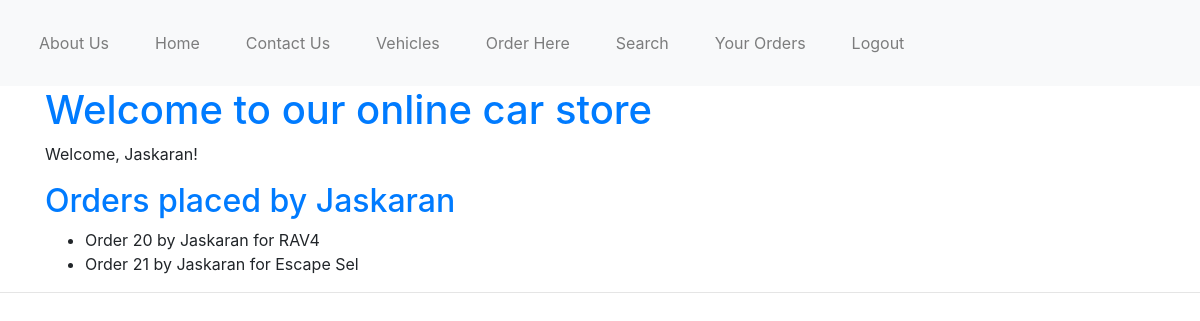
The app's page /list_of_orders/ (signed in) with its own data.
### carapp/models.py (models this page shows, shortened)
class OrderVehicle(models.Model):
    ORDER_STATUS_CHOICES = [
        (0, 'Cancelled'),
        (1, 'Placed'),
        (2, 'Shipped'),
        (3, 'Delivered'),
    ]
    vehicle = models.ForeignKey(Vehicle, on_delete=models.CASCADE)
    buyer = models.ForeignKey(Buyer, on_delete=models.CASCADE)
    quantity = models.PositiveIntegerField()
    order_status = models.IntegerField(choices=ORDER_STATUS_CHOICES, default=1)
    last_updated = models.DateField(auto_now=True)
    def __str__(self):
        return f'Order {self.id} by {self.buyer.username} for {self.vehicle.car_name}'

class Vehicle(models.Model):
    car_type = models.ForeignKey(CarType, related_name='vehicles', on_delete=models.CASCADE)
    car_name = models.CharField(max_length=200)
    car_price = models.DecimalField(max_digits=10, decimal_places=2)
    inventory = models.PositiveIntegerField(default=10)
    instock = models.BooleanField(default=True)
    description = models.TextField(blank=True)
    CRUISE_CONTROL = 'CC'
    AUDIO_INTERFACE = 'AI'
    AIRBAGS = 'AB'
    AIR_CONDITIONING = 'AC'
    SEAT_HEATING = 'SH'
    PARK_ASSIST = 'PA'
    POWER_STEERING = 'PS'
    REVERSING_CAMERA = 'RC'
    AUTO_START_STOP = 'AS'
    FEATURE_CHOICES = (
        (CRUISE_CONTROL, 'Cruise Control'),
        (AUDIO_INTERFACE, 'Audio Interface'),
        (AIRBAGS, 'Airbags'),
        (AIR_CONDITIONING, 'Air Conditioning'),
        (SEAT_HEATING, 'Seat Heating'),
        (PARK_ASSIST, 'Park Assist'),
        (POWER_STEERING, 'Power Steering'),
        (REVERSING_CAMERA, 'Reversing Camera'),
        (AUTO_START_STOP, 'Auto Start/Stop'),
    )
    features = models.CharField(max_length=2, choices=FEATURE_CHOICES, blank=True)

### carapp/views.py (the view)
# urls.py: path('list_of_orders/', views.list_of_orders, name='list_of_orders'),
@login_required
def list_of_orders(request):
    user = request.user
    if request.user.is_authenticated:
        request.session.set_expiry(settings.EXPIRY_LIMIT)
        request.session['session_expired_message'] = 'Your Session is Expired, Login Again'
    if hasattr(user, 'buyer'):
        orders = OrderVehicle.objects.filter(buyer=request.user)
        print(orders)
        return render(request, 'list_of_orders.html', {'orders': orders})
    else:
        return render(request, 'list_of_orders.html', {'message': 'You are not registered'})

### templates/list_of_orders.html (shortened to what this page needs)
{% extends 'base.html' %}
{% block body_block %}
{% if orders %}
    <h2 class="text-primary">Orders placed by {{ request.user.username }}</h2>
    <ul>
        {% for order in orders %}
            <li>{{ order }}</li>
        {% endfor %}
    </ul>
{% else %}
    <p>{{ message }}</p>
{% endif %}
{% endblock %}

### templates/base.html (shortened to what this page needs)
<!DOCTYPE html>
{% load static %}
<html>
<head>
  <link rel="stylesheet" type="text/css" href="{% static 'carapp/style.css' %}">
  <link rel="stylesheet" href="https://stackpath.bootstrapcdn.com/bootstrap/4.5.2/css/bootstrap.min.css">
</head>
<body>
<nav class="navbar navbar-expand-lg navbar-light bg-light">
  <ul class="navbar-nav">
    <li class="nav-item hbar1">
      <a class="nav-link" href="{% url 'carapp:aboutus' %}">About Us</a>
    </li>
    <li class="nav-item hbar1">
      <a class="nav-link" href="{% url 'carapp:homepage' %}">Home</a>
    </li>
    <li class="nav-item hbar1">
      <a class="nav-link" href="{% url 'carapp:LabMembers' %}">Contact Us</a>
    </li>
    <li class="nav-item hbar1">
      <a class="nav-link" href="{% url 'carapp:Vehicles' %}">Vehicles</a>
    </li>
    <li class="nav-item hbar1">
      <a class="nav-link" href="{% url 'carapp:OrderHere' %}">Order Here</a>
    </li>
    <li class="nav-item hbar1">
      <a class="nav-link" href="{% url 'carapp:search' %}">Search</a>
    </li>
      <li class="nav-item hbar1">
      <a class="nav-link" href="{% url 'carapp:list_of_orders' %}">Your Orders</a>
    </li>
    {% if user.is_authenticated %}
    <li class="nav-item hbar1">
      <a class="nav-link" href="{% url 'carapp:logout_here' %}">Logout</a>
    </li>
        {% endif %}
  </ul>
</nav>
<div class="container">
  <h1 class="mt03 text-primary">{% block myhdg %} Welcome to our online car store {% endblock %}</h1>
    {% if user.is_authenticated %}
      <p>Welcome, {{ user.username }}!</p>
    {% endif %}
  {% block body_block %}*** {% endblock %}
</div>
<hr />
</body>
</html>

### carapp/static/carapp/style.css (style rules this page uses)
body { background-color: #f0f0f0; color: #333; }
h1 { font-size: 24px; font-weight: bold; color: #007bff; margin-top: 0; }
.hbar1 { display: inline; margin: 15px; }

### records on screen
OrderVehicle: id+buyer+vehicle "Order 20 by Jaskaran for RAV4"
OrderVehicle: id+buyer+vehicle "Order 21 by Jaskaran for Escape Sel"

### other values on screen
{{ user.username }} "Jaskaran"
{{ request.user.username }} "Jaskaran"
